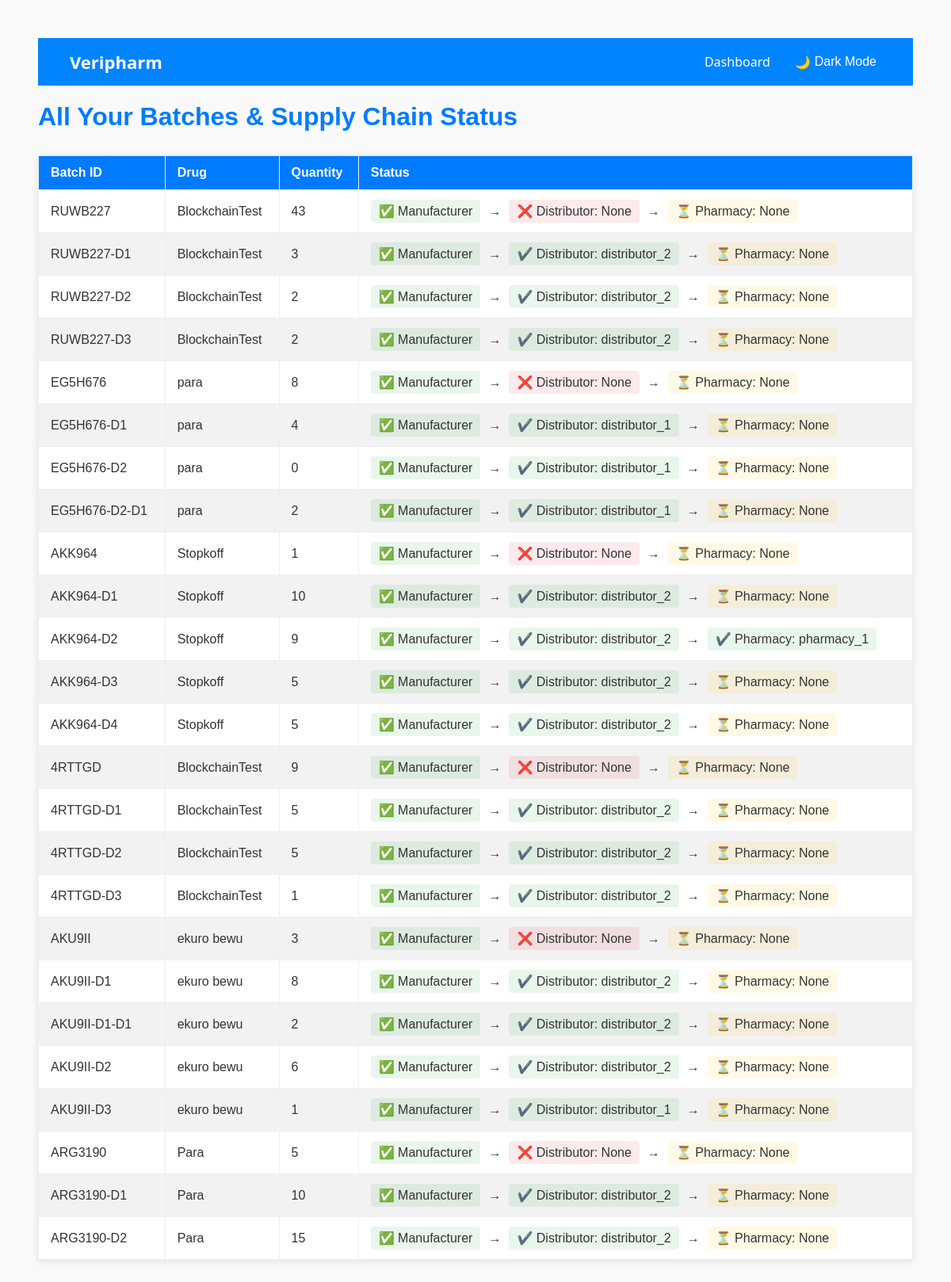
/manufacturer/records/ (signed in), run on the app's committed database.
### manufacturer/models.py (models this page shows, shortened)
class Batch(models.Model):
    batch_id = models.CharField(max_length=100)
    drug_name = models.CharField(max_length=100)
    drug_category = models.CharField(max_length = 100, default = "unknown")
    manufacturer = models.ForeignKey(settings.AUTH_USER_MODEL, on_delete=models.CASCADE)
    description = models.TextField(max_length=100)
    quantity = models.IntegerField(default=0)
    quantity_left = models.IntegerField(blank=True, null=True)
    manufacture_date = models.DateField()
    expiry_date = models.DateField()
    batch_qr_code = models.ImageField(upload_to='batch_codes/', blank=True, null=True)
    batch_qr_code_string = models.CharField(max_length=255,unique=True)
    parent_batch = models.ForeignKey('self', null=True, blank=True, on_delete=models.SET_NULL, related_name='sub_batches')
    def latest_distributor(self):
        last_distribution = self.batchdistribution_set.last()
        if last_distribution and last_distribution.distributor:
            return last_distribution.distributor.username
        else:
            return "None"
    def latest_pharmacy(self):
        last_pharmacy = self.pharmacydistribution_set.last()
        if last_pharmacy and last_pharmacy.pharmacy:
            return last_pharmacy.pharmacy.username
        else:
            return "None"

class BatchDistribution(models.Model):
    batch = models.ForeignKey(Batch, on_delete=models.CASCADE)
    distributor = models.ForeignKey(settings.AUTH_USER_MODEL, on_delete=models.CASCADE, limit_choices_to={'role': 'distributor'})
    quantity_sent = models.IntegerField()
    distribution_date = models.DateField(auto_now_add=True)
    verified = models.BooleanField(default=False)

### accounts/models.py (models this page shows, shortened)
class CustomUser(AbstractBaseUser, PermissionsMixin):
    ROLE_CHOICES = [
        ('consumer', 'Consumer'),
        ('manufacturer', 'Manufacturer'),
        ('distributor', 'Distributor'),
        ('pharmacist', 'Pharmacist'),
        ('admin', 'Admin'),
    ]
    username = models.CharField(max_length=150, unique=True)
    full_name = models.CharField(max_length=100)
    role = models.CharField(max_length=20, choices=ROLE_CHOICES, default='consumer')
    is_active = models.BooleanField(default=True)
    is_staff = models.BooleanField(default=False)
    date_joined = models.DateTimeField(default=timezone.now)
    objects = CustomUserManager()
    USERNAME_FIELD = 'username'
    REQUIRED_FIELDS = ['full_name', 'role']

### distributor/models.py (models this page shows, shortened)
class PharmacyDistribution(models.Model):
    batch = models.ForeignKey(Batch, on_delete=models.CASCADE)
    distributor = models.ForeignKey(settings.AUTH_USER_MODEL, on_delete=models.CASCADE, limit_choices_to={'role': 'distributor'})
    pharmacy = models.ForeignKey(settings.AUTH_USER_MODEL, on_delete=models.CASCADE, related_name='pharmacy_distributions', limit_choices_to={'role': 'pharmacist'})
    quantity_sent = models.PositiveIntegerField()
    sent_date = models.DateTimeField(auto_now_add=True)
    verified = models.BooleanField(default=False)

### manufacturer/views.py (the view)
# urls.py: path('records/', views.manufacturer_records, name='records'),
def manufacturer_records(request):
    batches = Batch.objects.filter(manufacturer=request.user).order_by('-manufacture_date')
    records = []
    for batch in batches:
        status = {
            'batch': batch,
            'sent_to_distributor': False,
            'sent_to_pharmacy': False,
            'distributor_verified': False,
            'pharmacy_verified': False,
        }
        dist = BatchDistribution.objects.filter(batch=batch).first()
        if dist:
            status['sent_to_distributor'] = True
            status['distributor_verified'] = getattr(dist, 'verified', False)
            pharmacy_dist = PharmacyDistribution.objects.filter(batch=batch).first()
            if pharmacy_dist:
                status['sent_to_pharmacy'] = True
                status['pharmacy_verified'] = getattr(pharmacy_dist, 'verified', False)
        records.append(status)
    context = {"records" : records,}
    return render(request,"manufacturer/records.html",context=context)

### manufacturer/templates/manufacturer/records.html (shortened to what this page needs)
<!DOCTYPE html>
<html>
  <head>
  </head>
  <body>
    <nav class="navbar">
      <div class="navbar-logo">Veripharm</div>
      <div class="navbar-links">
        <a href="{% url 'manufacturer:dashboard' %}">Dashboard</a>
      <button class="dark-mode-toggle" id="darkModeToggle">
          <span id="darkModeIcon">🌙</span> Dark Mode
        </button>
      </div>
    </nav>
    <h1>All Your Batches & Supply Chain Status</h1>
    <table>
      <thead>
        <tr>
          <th>Batch ID</th>
          <th>Drug</th>
          <th>Quantity</th>
          <th>Status</th>
        </tr>
      </thead>
      <tbody>
        {% for rec in records %}
        <tr>
          <td>{{ rec.batch.batch_id }}</td>
          <td>{{ rec.batch.drug_name }}</td>
          <td>{{ rec.batch.quantity_left }}</td>
          <td>
            <div class="supply-line">
              <span class="step manufacturer">✅ Manufacturer</span>
              <span class="arrow">→</span>
              <span class="step {% if rec.sent_to_distributor %}distributor-done{% else %}distributor-pending{% endif %}">
                {% if rec.sent_to_distributor %}
                  ✔️ Distributor: {{ rec.batch.latest_distributor }}
                {% else %}
                  ❌ Distributor: {{ rec.batch.latest_distributor }}
                {% endif %}
              </span>
              <span class="arrow">→</span>
              <span class="step {% if rec.sent_to_pharmacy %}pharmacy-done{% else %}pharmacy-pending{% endif %}">
                {% if rec.sent_to_pharmacy %}
                  ✔️ Pharmacy: {{ rec.batch.latest_pharmacy }}
                {% else %}
                  ⏳ Pharmacy: {{ rec.batch.latest_pharmacy }}
                {% endif %}
              </span>
            </div>
          </td>
        </tr>
        {% endfor %}
      </tbody>
    </table>
  </body>
</html>

### manufacturer/templates/manufacturer/records.html (style rules this page uses)
:root { --bg-color: #f9f9f9; --text-color: #333; --primary-color: #007bff; --table-bg: white; --table-border: #eee; --table-even-row: #f2f2f2; --nav-bg: #0084ff; --nav-text: white; }
body { font-family: Arial, sans-serif; background-color: var(--bg-color); color: var(--text-color); padding: 40px; transition: background-color 0.3s, color 0.3s; }
h1 { color: var(--primary-color); margin-bottom: 30px; }
table { width: 100%; background: var(--table-bg); border-collapse: collapse; box-shadow: 0 2px 8px rgba(0, 0, 0, 0.1); }
th, td { padding: 12px 15px; border: 1px solid var(--table-border); text-align: left; }
th { background-color: var(--primary-color); color: white; }
tr:nth-child(even) { background-color: var(--table-even-row); }
.navbar { background-color: var(--nav-bg); padding: 15px 40px; display: flex; justify-content: space-between; align-items: center; color: var(--nav-text); font-family: "Segoe UI", sans-serif; }
.navbar-logo { font-size: 22px; font-weight: bold; }
.navbar-links { display: flex; align-items: center; gap: 25px; }
.navbar-links a { color: var(--nav-text); text-decoration: none; font-size: 16px; font-weight: 500; transition: all 0.3s ease; position: relative; }
.navbar-links a::after { content: ''; position: absolute; width: 0; height: 2px; bottom: -4px; left: 0; background-color: var(--nav-text); transition: width 0.3s ease; }
.dark-mode-toggle { background: none; border: none; color: var(--nav-text); cursor: pointer; font-size: 16px; display: flex; align-items: center; gap: 5px; transition: opacity 0.3s; }
.supply-line { display: flex; align-items: center; gap: 10px; flex-wrap: wrap; }
.step { padding: 5px 10px; border-radius: 4px; }
.manufacturer { background-color: rgba(40, 167, 69, 0.1); }
.distributor-done { background-color: rgba(40, 167, 69, 0.1); }
.distributor-pending { background-color: rgba(220, 53, 69, 0.1); }
.pharmacy-done { background-color: rgba(40, 167, 69, 0.1); }
.pharmacy-pending { background-color: rgba(255, 193, 7, 0.1); }

### data on the page
Batch: batch.batch_id "RUWB227", batch.drug_name "BlockchainTest", batch.quantity_left "43", batch.latest_distributor "None", batch.latest_pharmacy "None"
Batch: batch.batch_id "RUWB227-D1", batch.drug_name "BlockchainTest", batch.quantity_left "3", batch.latest_distributor "distributor_2", batch.latest_pharmacy "None"
Batch: batch.batch_id "RUWB227-D2", batch.drug_name "BlockchainTest", batch.quantity_left "2", batch.latest_distributor "distributor_2", batch.latest_pharmacy "None"
Batch: batch.batch_id "RUWB227-D3", batch.drug_name "BlockchainTest", batch.quantity_left "2", batch.latest_distributor "distributor_2", batch.latest_pharmacy "None"
Batch: batch.batch_id "EG5H676", batch.drug_name "para", batch.quantity_left "8", batch.latest_distributor "None", batch.latest_pharmacy "None"
Batch: batch.batch_id "EG5H676-D1", batch.drug_name "para", batch.quantity_left "4", batch.latest_distributor "distributor_1", batch.latest_pharmacy "None"
Batch: batch.batch_id "EG5H676-D2", batch.drug_name "para", batch.quantity_left "0", batch.latest_distributor "distributor_1", batch.latest_pharmacy "None"
Batch: batch.batch_id "EG5H676-D2-D1", batch.drug_name "para", batch.quantity_left "2", batch.latest_distributor "distributor_1", batch.latest_pharmacy "None"
Batch: batch.batch_id "AKK964", batch.drug_name "Stopkoff", batch.quantity_left "1", batch.latest_distributor "None", batch.latest_pharmacy "None"
Batch: batch.batch_id "AKK964-D1", batch.drug_name "Stopkoff", batch.quantity_left "10", batch.latest_distributor "distributor_2", batch.latest_pharmacy "None"
Batch: batch.batch_id "AKK964-D2", batch.drug_name "Stopkoff", batch.quantity_left "9", batch.latest_distributor "distributor_2", batch.latest_pharmacy "pharmacy_1"
Batch: batch.batch_id "AKK964-D3", batch.drug_name "Stopkoff", batch.quantity_left "5", batch.latest_distributor "distributor_2", batch.latest_pharmacy "None"
Batch: batch.batch_id "AKK964-D4", batch.drug_name "Stopkoff", batch.quantity_left "5", batch.latest_distributor "distributor_2", batch.latest_pharmacy "None"
Batch: batch.batch_id "4RTTGD", batch.drug_name "BlockchainTest", batch.quantity_left "9", batch.latest_distributor "None", batch.latest_pharmacy "None"
Batch: batch.batch_id "4RTTGD-D1", batch.drug_name "BlockchainTest", batch.quantity_left "5", batch.latest_distributor "distributor_2", batch.latest_pharmacy "None"
Batch: batch.batch_id "4RTTGD-D2", batch.drug_name "BlockchainTest", batch.quantity_left "5", batch.latest_distributor "distributor_2", batch.latest_pharmacy "None"
Batch: batch.batch_id "4RTTGD-D3", batch.drug_name "BlockchainTest", batch.quantity_left "1", batch.latest_distributor "distributor_2", batch.latest_pharmacy "None"
Batch: batch.batch_id "AKU9II", batch.drug_name "ekuro bewu", batch.quantity_left "3", batch.latest_distributor "None", batch.latest_pharmacy "None"
Batch: batch.batch_id "AKU9II-D1", batch.drug_name "ekuro bewu", batch.quantity_left "8", batch.latest_distributor "distributor_2", batch.latest_pharmacy "None"
Batch: batch.batch_id "AKU9II-D1-D1", batch.drug_name "ekuro bewu", batch.quantity_left "2", batch.latest_distributor "distributor_2", batch.latest_pharmacy "None"
Batch: batch.batch_id "AKU9II-D2", batch.drug_name "ekuro bewu", batch.quantity_left "6", batch.latest_distributor "distributor_2", batch.latest_pharmacy "None"
Batch: batch.batch_id "AKU9II-D3", batch.drug_name "ekuro bewu", batch.quantity_left "1", batch.latest_distributor "distributor_1", batch.latest_pharmacy "None"
Batch: batch.batch_id "ARG3190", batch.drug_name "Para", batch.quantity_left "5", batch.latest_distributor "None", batch.latest_pharmacy "None"
Batch: batch.batch_id "ARG3190-D1", batch.drug_name "Para", batch.quantity_left "10", batch.latest_distributor "distributor_2", batch.latest_pharmacy "None"
Batch: batch.batch_id "ARG3190-D2", batch.drug_name "Para", batch.quantity_left "15", batch.latest_distributor "distributor_2", batch.latest_pharmacy "None"
